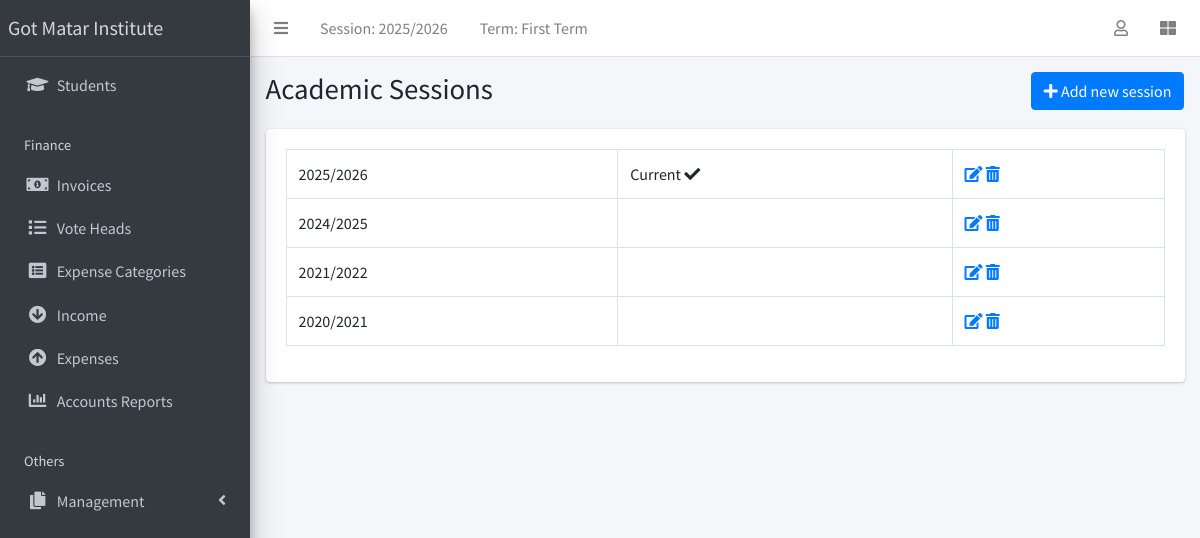
/session/list/ (signed in), run on the app's committed database.
### apps/corecode/models.py (models this page shows, shortened)
class AcademicSession(models.Model):
    name = models.CharField(max_length=200, unique=True)
    current = models.BooleanField(default=True)
    class Meta:
        ordering = ["-name"]
    def __str__(self):
        return self.name

class AcademicTerm(models.Model):
    name = models.CharField(max_length=20, unique=True)
    current = models.BooleanField(default=True)
    class Meta:
        ordering = ["name"]

### apps/corecode/views.py (the view)
# urls.py: path("session/list/", SessionListView.as_view(), name="sessions"),
class SessionListView(LoginRequiredMixin, SuccessMessageMixin, ListView):
    model = AcademicSession
    template_name = "corecode/session_list.html"
    def get_context_data(self, **kwargs):
        context = super().get_context_data(**kwargs)
        context["form"] = AcademicSessionForm()
        return context

### apps/corecode/context_processors.py (called while the page is built)
def site_defaults(request):
    current_session = AcademicSession.objects.get(current=True)
    current_term = AcademicTerm.objects.get(current=True)
    vals = SiteConfig.objects.all()
    contexts = {
        "current_session": current_session.name,
        "current_term": current_term.name,
        "main_college_system_url": settings.MAIN_COLLEGE_SYSTEM_URL,
    }
    for val in vals:
        contexts[val.key] = val.value
    return contexts

### apps/corecode/templates/corecode/session_list.html (shortened to what this page needs)
{% extends 'base.html' %}
{% load widget_tweaks %}
{% block title %}
Academic Sessions
{% endblock title %}
{% block breadcrumb %}
  <a class="btn btn-primary" href="#" data-toggle="modal" data-target="#modal1">
    <i class="fa fa-plus"></i>
    Add new session
  </a>
{% endblock breadcrumb %}
{% block content %}
  <div class="row">
    <div class="col-sm-12">
        <table class="table table-bordered">
          <tbody>
            {% for object in object_list %}
            <tr>
              <td>{{ object }}</td>
              <td>
                {% if object.current == True %}
                  Current <i class="fa fa-check"></i>
                {% endif %}
              </td>
              <td><a href="{% url 'session-update' object.id %}"><i
                    class="fa fa-edit"></i></a> <a
                  href="{% url 'session-delete' object.id %}"><i
                    class="fa fa-trash-alt"></i></a></td>
            </tr>
            {% endfor %}
          </tbody>
        </table>
    </div>
  </div>
{% endblock content %}

### templates/base.html (shortened to what this page needs)
{% load static %}
<!DOCTYPE html>
<html lang="en">
<head>
  <link rel="stylesheet" href="{% static 'plugins/fontawesome-free/css/all.min.css' %}">
  <link rel="stylesheet" href="{% static 'plugins/toastr/toastr.min.css' %}">
  <link rel="stylesheet"
    href="{% static 'plugins/overlayScrollbars/css/OverlayScrollbars.min.css' %}">
  <link rel="stylesheet" href="{% static 'plugins/Datatables/datatables.min.css' %}" />
  <link rel="stylesheet" href="{% static 'dist/css/adminlte.min.css' %}">
</head>
<body
  class="hold-transition sidebar-mini layout-fixed layout-navbar-fixed layout-footer-fixed">
  <div class="wrapper">
    <nav class="main-header navbar navbar-expand navbar-white navbar-light">
      <ul class="navbar-nav">
        <li class="nav-item">
          <a class="nav-link" data-widget="pushmenu" href="#" role="button"><i
              class="fas fa-bars"></i></a>
        </li>
        <li class="nav-item d-none d-sm-inline-block">
          <a href="{% url 'current-session' %}" class="nav-link">Session: {{ current_session }}</a>
        </li>
        <li class="nav-item d-none d-sm-inline-block">
          <a href="{% url 'current-session' %}" class="nav-link">Term: {{ current_term }}</a>
        </li>
      </ul>
      <ul class="navbar-nav ml-auto">
        <li class="nav-item dropdown">
          <a class="nav-link" data-toggle="dropdown" href="#">
            <i class="far fa-user"></i>
          </a>
        </li>
        <li class="nav-item">
          <a class="nav-link" data-widget="control-sidebar" data-slide="true"
            href="#" role="button"><i class="fas fa-th-large"></i></a>
        </li>
      </ul>
    </nav>
    <aside class="main-sidebar sidebar-dark-primary elevation-4">
      <a href="{% if main_college_system_url %}{{ main_college_system_url }}{% else %}{% url 'home' %}{% endif %}" class="brand-link">Got Matar Institute</a>
      <div class="sidebar">
        <nav class="mt-2">
          <ul class="nav nav-pills nav-sidebar flex-column"
            data-widget="treeview" role="menu" data-accordion="false">
            <li class="nav-item">
              <a href="{% url 'student-list' %}" class="nav-link">
                <i class="nav-icon fas fa-graduation-cap"></i>
                <p>
                  Students
                </p>
              </a>
            </li>
            <li class="nav-header">Finance</li>
            <li class="nav-item">
              <a href="{% url 'invoice-list' %}" class="nav-link">
                <i class="nav-icon fas fa-money-bill-alt"></i>
                <p>
                  Invoices
                </p>
              </a>
            </li>
            <li class="nav-item">
              <a href="{% url 'votehead-list' %}" class="nav-link">
                <i class="nav-icon fas fa-list"></i>
                <p>Vote Heads</p>
              </a>
            </li>
            <li class="nav-item">
              <a href="{% url 'expensecategory-list' %}" class="nav-link">
                <i class="nav-icon fas fa-list-alt"></i>
                <p>Expense Categories</p>
              </a>
            </li>
            <li class="nav-item">
              <a href="{% url 'income-list' %}" class="nav-link">
                <i class="nav-icon fas fa-arrow-circle-down"></i>
                <p>Income</p>
              </a>
            </li>
            <li class="nav-item">
              <a href="{% url 'expense-list' %}" class="nav-link">
                <i class="nav-icon fas fa-arrow-circle-up"></i>
                <p>Expenses</p>
              </a>
            </li>
            <li class="nav-item">
              <a href="{% url 'summary-report' %}" class="nav-link">
                <i class="nav-icon fas fa-chart-bar"></i>
                <p>Accounts Reports</p>
              </a>
            </li>
            <li class="nav-header">Others</li>
            <li class="nav-item has-treeview">
              <a href="#" class="nav-link">
                <i class="nav-icon fas fa-copy"></i>
                <p>
                  Management
                  <i class="fas fa-angle-left right"></i>
                </p>
              </a>
            </li>
          </ul>
        </nav>
      </div>
    </aside>
    <div class="content-wrapper">
      <section class="content-header">
        <div class="container-fluid">
          <div class="row mb-1">
            <div class="col-sm-8">
              <h1>{% block title %}{% endblock title %}</h1>
            </div>
            <div class="col-sm-4">
              <ol class="breadcrumb float-sm-right">
                <li class="breadcrumb-item">{% block breadcrumb %}{% endblock breadcrumb %}</li>
              </ol>
            </div>
          </div>
        </div>
      </section>
      <section class="content">
        <div class="container-fluid">
          <div class="row">
            <div class="col-md-12">
              {% block fullcard %}
              <div class="card">
                <div class="card-body">
                  <div class="row">
                    <div class="col">
                      {% block content %}
                      {% endblock content %}
                    </div>
                  </div>
                </div>
              </div>
              {% endblock fullcard %}
            </div>
          </div>
        </div>
      </section>
    </div>
  </div>
</body>
</html>

### data on the page
AcademicSession: name "2025/2026", current "Current"
AcademicTerm: name "First Term"
AcademicSession: name "2024/2025"
AcademicSession: name "2021/2022"
AcademicSession: name "2020/2021"
